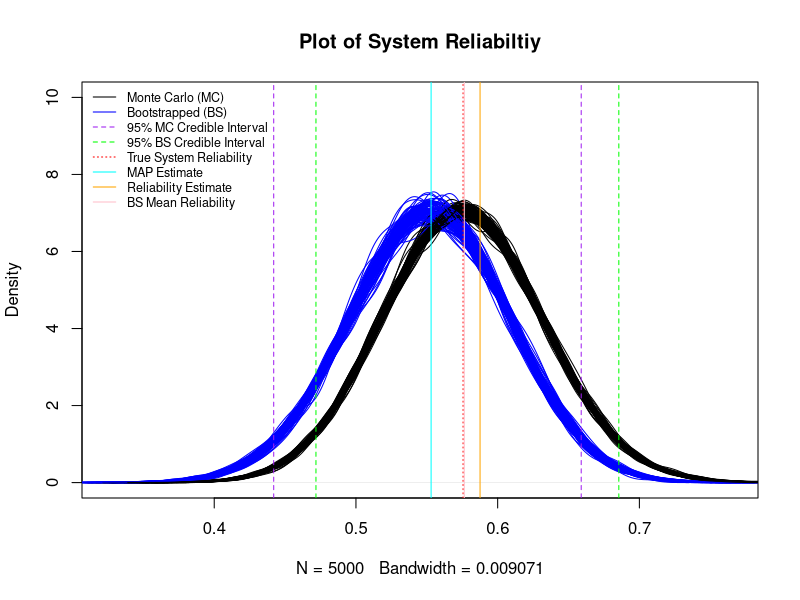
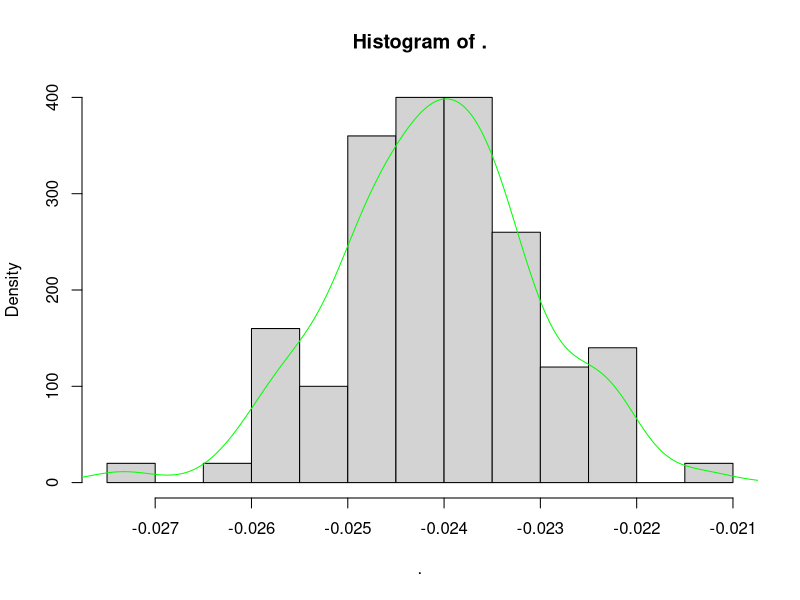
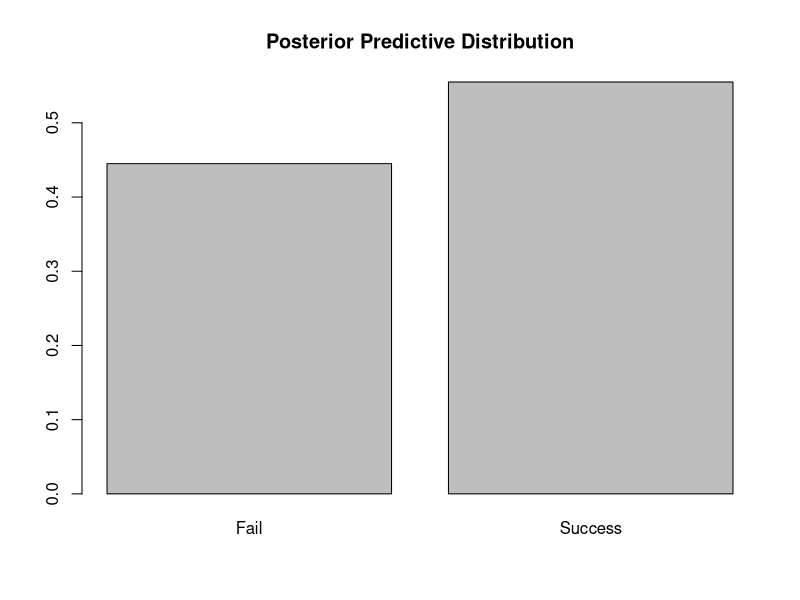

These figures' R source, in order:
## ---- chunk 1
# reliability simulation

library(dplyr)
library(ggplot2)
set.seed(2022)

# 5 components
nsim = 5000
R1 = .95; R2 = .80; R3 = .85; R4 = .90; R5 = .99
R_s = prod(R1,R2,R3,R4,R5) # true system reliability
N = 1000 # system population

n1 = 100; n2 = 50; n3 = 80; n4 = 70; n5 = 150

f1 = rbinom(n = 1,size = n1,prob = 1-R1); s1 = n1-f1
f2 = rbinom(n = 1,size = n2,prob = 1-R2); s2 = n2-f2
f3 = rbinom(n = 1,size = n3,prob = 1-R3); s3 = n3-f3
f4 = rbinom(n = 1,size = n4,prob = 1-R4); s4 = n4-f4
f5 = rbinom(n = 1,size = n5,prob = 1-R5); s5 = n5-f5

r_s = prod(s1/n1,s2/n2,s3/n3,s4/n4,s5/n5)

# determining system reliability beta r.v parameters
mu1 = (n1 - f1)/(n1 + 1); var1 = (n1-f1)*(f1+1)/((n1+1)^2*(n1+2))
mu2 = (n2 - f2)/(n2 + 1); var2 = (n2-f2)*(f2+1)/((n2+1)^2*(n2+2))
mu3 = (n3 - f3)/(n3 + 1); var3 = (n3-f3)*(f3+1)/((n3+1)^2*(n3+2))
mu4 = (n4 - f4)/(n4 + 1); var4 = (n4-f4)*(f4+1)/((n4+1)^2*(n4+2))
mu5 = (n5 - f5)/(n5 + 1); var5 = (n5-f5)*(f5+1)/((n5+1)^2*(n5+2))

mu_s = prod(mu1,mu2,mu3,mu4,mu5); var_s = mu_s* prod((n1-f1+1)/(n1+2),
                                                     (n2-f2+1)/(n2+2),
                                                     (n3-f3+1)/(n3+2),
                                                     (n4-f4+1)/(n4+2),
                                                     (n5-f5+1)/(n5+2)) - mu_s^2

a_s = mu_s*((mu_s - mu_s^2)/var_s - 1); b_s = (1-mu_s)*((mu_s - mu_s^2)/var_s - 1)

# monte carlo simulation
r_s.sim = rbeta(n = nsim,shape1 = a_s,shape2 = b_s)
r_s.sim %>% density %>% plot(main = "Plot of System Reliabiltiy",
                             ylim = c(0,10))
legend("topleft",legend = c("Monte Carlo (MC)","Bootstrapped (BS)","95% MC Credible Interval",
                            "95% BS Credible Interval","True System Reliability",
                            "MAP Estimate","Reliability Estimate","BS Mean Reliability"),lty = c(1,1,2,2,3,1,1,1),
       col = c("black","blue","purple","green","red","cyan","orange","pink"),bty = "n", cex = .75)

# estimating density, mean and variance via bootstrapping 
nboot = 10000
nbias = 100
r_s.boot = rep(0,nboot)
bias.boot = rep(0,nbias)

for(j in 1:nbias){
  for (i in 1:nboot){
    f1 = rbinom(n = 1,size = n1,prob = 1-R1); s1 = n1-f1
    f2 = rbinom(n = 1,size = n2,prob = 1-R2); s2 = n2-f2
    f3 = rbinom(n = 1,size = n3,prob = 1-R3); s3 = n3-f3
    f4 = rbinom(n = 1,size = n4,prob = 1-R4); s4 = n4-f4
    f5 = rbinom(n = 1,size = n5,prob = 1-R5); s5 = n5-f5
    
    r_s.boot[i] = prod(s1/n1,s2/n2,s3/n3,s4/n4,s5/n5)
  }
  r_s.sim = rbeta(n = nsim,shape1 = a_s,shape2 = b_s)
  bias.boot[j] = (r_s.sim %>% mean) - (r_s.boot %>% mean)
  
  r_s.sim %>% density %>% lines(col = "blue")
  r_s.boot %>% density %>% lines(col = "black")
}

# 95% credible interval
boot.lci = sort(r_s.boot)[nboot*.025]; boot.uci = sort(r_s.boot)[nboot*.975]
abline(v = c(boot.lci,boot.uci),col = "green",lty = 2)

sim.lci = qbeta(.025,shape1 = a_s,shape2 = b_s); sim.uci = qbeta(.975,shape1 = a_s,shape2 = b_s)
abline(v = c(sim.lci,sim.uci),col = "purple",lty = 2)
abline(v = R_s,col = "red",lty = 3) # true reliability value

map.estimate = (a_s - 1)/(a_s + b_s - 2); abline(v = map.estimate, col = "cyan") # MAP estimate
abline(v = r_s, col = "orange") # reliability estimate
abline(v = mean(r_s.boot),col = "pink") # mean bootstrapped reliability estimate

# mean and standard error for system reliability
r_s.boot %>% mean; r_s.boot %>% var %>% sqrt
r_s.sim %>% mean; r_s.sim %>% var %>% sqrt

# bias
bias.boot %>% mean # bias seems to increase as reliability increases? estimator could be performing poorly at the extremes
bias.boot %>% hist(breaks = 10,freq = FALSE)
bias.boot %>% density() %>% lines(col = "green")

# posterior predictive distribution
y.post = numeric()
r_s.sim = rbeta(n = nsim,shape1 = a_s,shape2 = b_s)
for (i in 1:nsim) {
  y.post[i] = rbinom(n = 1,size = 1,prob = r_s.sim[i])  
}

fail.count = 0; success.count = 0
for (i in 1:nsim) {
  if(y.post[i] == 0){
    fail.count = fail.count + 1
  } else {success.count = success.count + 1}
}

(c(fail.count,success.count)/nsim) %>% barplot(names.arg = c("Fail","Success"),
                                               main = "Posterior Predictive Distribution")
